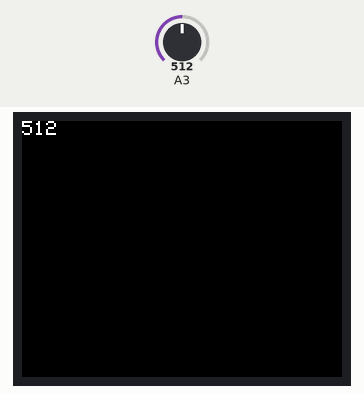
This sketch was run on a simulated Arduino Uno, built with avr-gcc and run on an emulated ATmega328P. Parts: 160×128 colour display. The inputs (shaded band) are chosen by the test bench; at power-on: A3 = 512.

Above: at 1.3 s.
1.4 s: A3 set to 610
At 2.7 s:
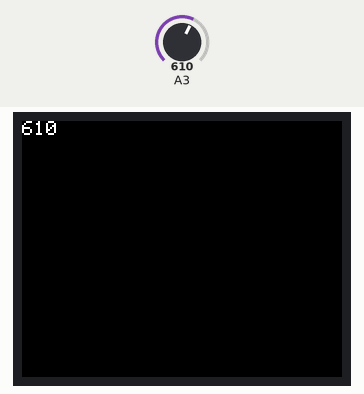
4.4 s: A3 set to 590
At 5.1 s:
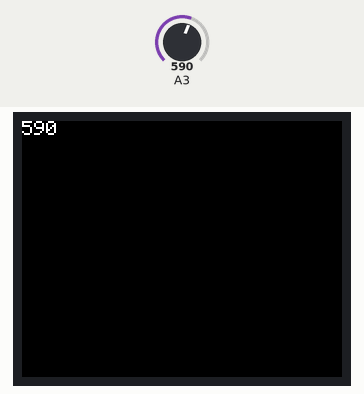
7.4 s: A3 set to 511
At 8.4 s:
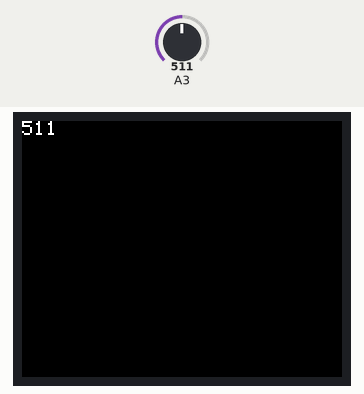
Timing chart, 0 to 10.4 s (numbered marks = the images above; inputs shaded):
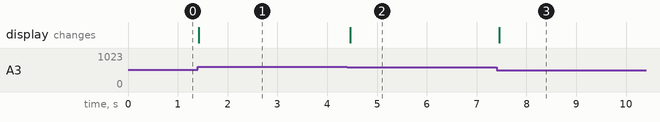

The sketch:

HackerToolJoystickDebug.ino
```cpp
//Coordinator xBee address - 40b9df66

#include <Adafruit_GFX.h>    // Core graphics library
#include <Adafruit_ST7735.h> // Hardware-specific library
#include <SPI.h>

#define TFT_CS     10
#define TFT_RST    9  // you can also connect this to the Arduino reset
                      // in which case, set this #define pin to 0!
#define TFT_DC     8

Adafruit_ST7735 tft = Adafruit_ST7735(TFT_CS,  TFT_DC, TFT_RST);

#define TFT_SCLK 13   // set these to be whatever pins you like!
#define TFT_MOSI 11   // set these to be whatever pins you like!

#define Neutral 0
#define Press 1
#define Up 2
#define Down 3
#define Right 4
#define Left 5

volatile int joystickState = 0;
void setup(void) {
  // Use this initializer if you're using a 1.8" TFT
  tft.initR(INITR_BLACKTAB);   // initialize a ST7735S chip, black tab
  tft.setRotation(3);
}

void drawMenu(){
  tft.fillScreen(ST7735_BLACK);
  tft.setTextColor(ST7735_WHITE);
  tft.setCursor(0,0);
  tft.println(joystickState);

}

void loop() {
  int joystickPosition = CheckJoystick();
  drawMenu();
}

// Check the joystick position
int CheckJoystick()
{
  joystickState = analogRead(3);
  if (joystickState < 50) return Left;
  if (joystickState < 250) return Down;
  if (joystickState < 400) return Press;
  if (joystickState < 600) return Right;
  if (joystickState < 1020) return Up;
  return Neutral;
}
```

Measured:
- after the input at 1.4 s, the display: changes at once (image 1)
- after the input at 4.4 s, the display: changes after 0.06 s (image 2)
- after the input at 7.4 s, the display: changes after 0.05 s (image 3)
